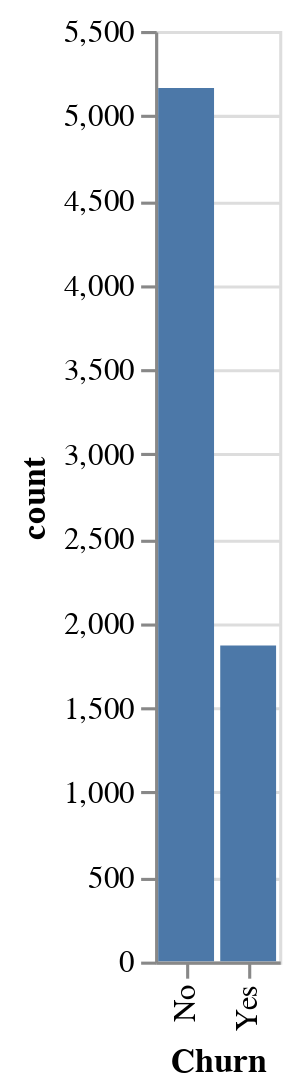

Notebook code for this chart:
### Markdown cell above
**TASK:Display the balance of the class labels (Churn) with a Count Plot.**

### Code cell
# CODE HERE
df.get_column('Churn').value_counts().plot.bar(x='Churn', y='count')

### Figure 1 — Vega-Lite specification as saved in the notebook (floating-point values rounded to 4 significant figures)
{"config": {"view": {"continuousWidth": 300, "continuousHeight": 300}}, "data": {"name": "data-2dfb6448be7bcbd03777dcf5d02d25e9"}, "mark": {"type": "bar", "tooltip": true}, "encoding": {"x": {"field": "Churn", "type": "nominal"}, "y": {"field": "count", "type": "quantitative"}}, "params": [{"name": "param_1", "select": {"type": "interval", "encodings": ["x", "y"]}, "bind": "scales"}], "$schema": "https://vega.github.io/schema/vega-lite/v5.20.1.json", "datasets": {"data-2dfb6448be7bcbd03777dcf5d02d25e9": [{"Churn": "Yes", "count": 1869}, {"Churn": "No", "count": 5163}]}}
